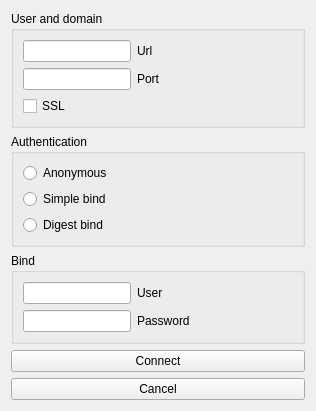
<?xml version="1.0" encoding="UTF-8"?>
<ui version="4.0">
 <class>LdapConnectMenu</class>
 <widget class="QWidget" name="LdapConnectMenu">
  <property name="geometry">
   <rect>
    <x>0</x>
    <y>0</y>
    <width>316</width>
    <height>392</height>
   </rect>
  </property>
  <property name="windowTitle">
   <string>Form</string>
  </property>
  <layout class="QVBoxLayout" name="verticalLayout">
   <item>
    <widget class="QGroupBox" name="userBox">
     <property name="title">
      <string>User and domain</string>
     </property>
     <layout class="QFormLayout" name="formLayout">
      <item row="0" column="0">
       <widget class="QLineEdit" name="urlLine"/>
      </item>
      <item row="0" column="1">
       <widget class="QLabel" name="urlLbl">
        <property name="text">
         <string>Url</string>
        </property>
       </widget>
      </item>
      <item row="1" column="0">
       <widget class="QLineEdit" name="portLine"/>
      </item>
      <item row="1" column="1">
       <widget class="QLabel" name="portLbl">
        <property name="text">
         <string>Port</string>
        </property>
       </widget>
      </item>
      <item row="2" column="0">
       <widget class="QCheckBox" name="checkBox">
        <property name="text">
         <string>SSL</string>
        </property>
       </widget>
      </item>
     </layout>
    </widget>
   </item>
   <item>
    <widget class="QGroupBox" name="AuthGroup">
     <property name="title">
      <string>Authentication</string>
     </property>
     <layout class="QVBoxLayout" name="verticalLayout_2">
      <item>
       <widget class="QRadioButton" name="AnonRadio">
        <property name="text">
         <string>Anonymous </string>
        </property>
       </widget>
      </item>
      <item>
       <widget class="QRadioButton" name="SimpleRadio">
        <property name="text">
         <string>Simple bind</string>
        </property>
       </widget>
      </item>
      <item>
       <widget class="QRadioButton" name="DigestRadio">
        <property name="text">
         <string>Digest bind</string>
        </property>
       </widget>
      </item>
     </layout>
    </widget>
   </item>
   <item>
    <widget class="QGroupBox" name="BindBox">
     <property name="title">
      <string>Bind</string>
     </property>
     <layout class="QFormLayout" name="formLayout_3">
      <item row="0" column="0">
       <widget class="QLineEdit" name="userLine"/>
      </item>
      <item row="0" column="1">
       <widget class="QLabel" name="usrLbl">
        <property name="text">
         <string>User</string>
        </property>
       </widget>
      </item>
      <item row="1" column="0">
       <widget class="QLineEdit" name="passwLine"/>
      </item>
      <item row="1" column="1">
       <widget class="QLabel" name="passwLbl">
        <property name="text">
         <string>Password</string>
        </property>
       </widget>
      </item>
     </layout>
    </widget>
   </item>
   <item>
    <widget class="QPushButton" name="connectPbt">
     <property name="text">
      <string>Connect</string>
     </property>
    </widget>
   </item>
   <item>
    <widget class="QPushButton" name="pushButton">
     <property name="text">
      <string>Cancel</string>
     </property>
    </widget>
   </item>
  </layout>
 </widget>
 <resources/>
 <connections/>
</ui>
